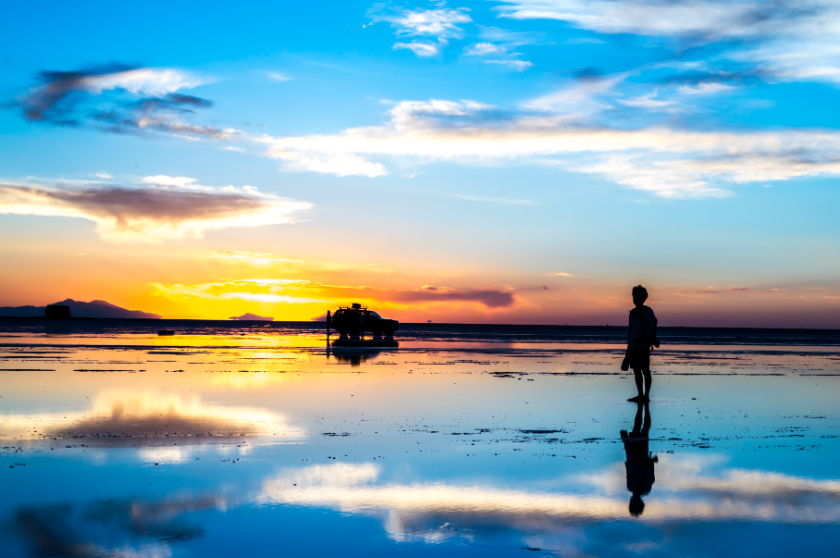
#> input picture test_picture.jpg, 840 x 558 px
$ python mask.py
#> lines starting #> are read from the running program, lines starting #| are printed output that depends on the picture; after the words box and inside, x2 and y2 are one past the last pixel; in counts of white or black regions, pixels touching at a corner belong together
import cv2
import numpy as np

# マスクをかけたい画像
img = cv2.imread('test_picture.jpg')
#> img is the input picture: shape (558, 840, 3); mean B, G, R 178.5, 167.2, 131
# bgr -> rgb
rgb = cv2.cvtColor(img, cv2.COLOR_BGR2RGB)
# マスク画像の生成（マスク画像をかけたい画像サイズと同じ）
mask = np.zeros(rgb.shape, dtype = np.uint8)

# 四角形の描画
cv2.rectangle(mask, (255, 126), (377, 296), (255, 255, 255), -1)
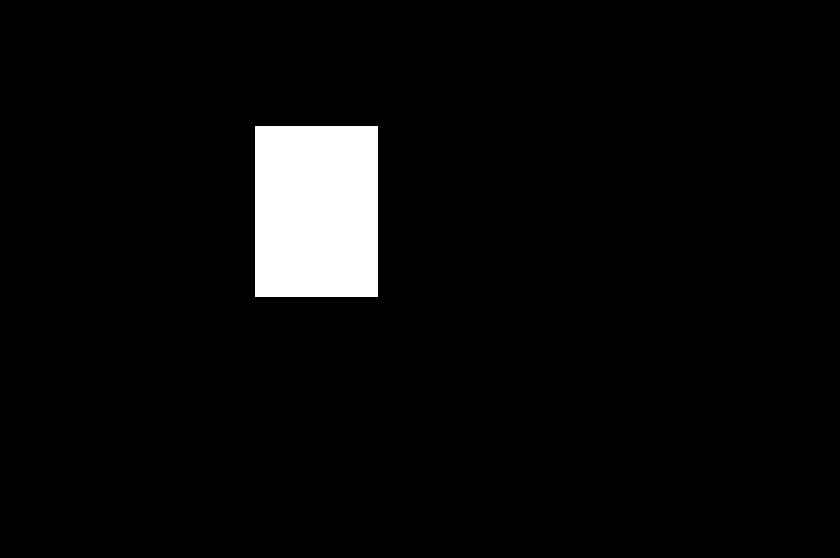
#> mask: shape (558, 840, 3); 4.5% white; 1 white region, box (x1, y1, x2, y2) and area: (255, 126, 378, 297) 21033

# 画像の合成
rgb_and = cv2.bitwise_and(img, mask)
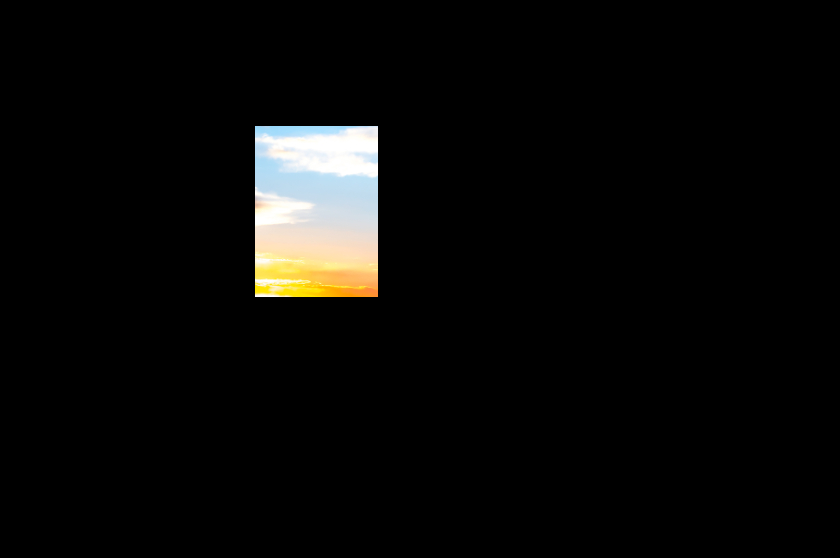
#> rgb_and: shape (558, 840, 3); mean B, G, R 9, 10.2, 10.4

# 画像の表示
cv2.namedWindow('Image')
cv2.imshow("Image",rgb_and )
# キー入力待ち(ここで画像が表示される)
cv2.waitKey()
